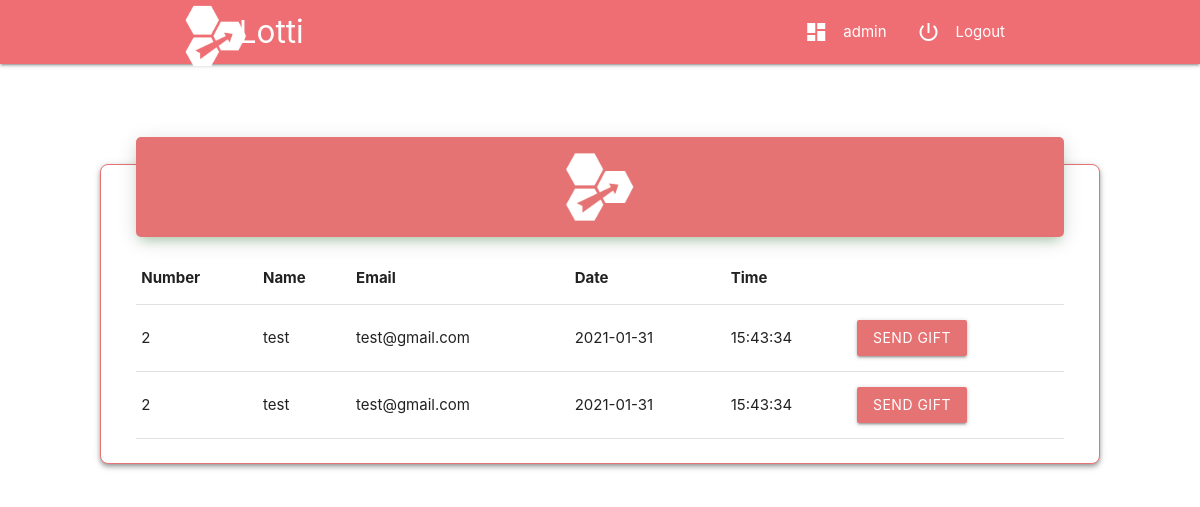
Page /winning_list.php (signed in) on the committed database.
### tables this page shows
CREATE TABLE `winlist` (
  `id` int(255) NOT NULL,
  `win_number` int(255) NOT NULL,
  `win_username` varchar(255) NOT NULL,
  `win_user_email` varchar(255) NOT NULL,
  `date` date NOT NULL,
  `time` time NOT NULL
);

### winning_list.php (the view, shortened to what this page needs)
<!DOCTYPE html>
<html lang="en">
<head>
    <?php
    include_once 'partial/head.php';
    ?>
</head>
<body>
    <?php
    $check = 0;
    include_once 'partial/header.php';
    if (isset($_SESSION['username'])) {
        $user = $_SESSION['username'];
        $check = 0;
    } elseif ($_SESSION['admin_username']) {
        $check = 1;
    }
    ?>
    <div class="row main_row">
        <div class="card z-depth-2 cards " style="border-radius: 8px; border: 1px solid #e57373;">
            <div class="card-content ">
                <div class="row" style="margin-bottom: 0px;">
                    <div class="col s12 m12 l12 " style=" margin-top: -4em;">
                        <div class="card" style="  background-color: #e57373; padding: 10px;   box-shadow: 0 4px 20px 0px rgba(0, 0, 0, 0.14), 0 7px 10px -5px rgba(76, 175, 80, 0.4);    border-radius: 5px;">
                            <div class="card-image cneter-align">
                                <?php
                                if (isset($_SESSION['admin_username'])) {
                                ?>
                                    <p style="text-align: center;">
                                        <a> <img class="responsive-image" src="img/logo.png" style=" width: 100%; margin-bottom: 0px; height:10vh;  object-fit:contain;  "></a>
                                    </p>
                                <?php
                                } elseif (isset($_SESSION['username'])) {
                                ?>
                                    <p style="text-align: center;">
                                        <a href="user_dash.php"> <img class="responsive-image" src="img/logo.png" style=" width: 100%; margin-bottom: 0px; height:10vh;  object-fit:contain;  "></a>
                                    </p>
                                <?php
                                }
                                ?>
                            </div>
                        </div>
                    </div>
                    <div class="col s12 m12 l12 ">
                        <table class="responsive-table highlight ">
                            <thead>
                                <tr>
                                    <th>Number</th>
                                    <th>Name</th>
                                    <th>Email</th>
                                    <th>Date</th>
                                    <th>Time</th>
                                </tr>
                            </thead>
                            <tbody>
                                <?php
                                $sql = "SELECT * FROM winlist order by id desc;";
                                $result = mysqli_query($con, $sql);
                                $resultch = mysqli_num_rows($result);
                                if ($resultch < 1) {
                                } else {
                                    while ($row = mysqli_fetch_assoc($result)) {
                                        $winner_email = $row['win_user_email'];
                                ?>
                                        <tr>
                                            <td><?php echo  $row['win_number']; ?></td>
                                            <td><?php echo  $row['win_username']; ?></td>
                                            <td><?php echo  $row['win_user_email']; ?></td>
                                            <td><?php echo  $row['date']; ?></td>
                                            <td><?php echo  $row['time']; ?></td>
                                            <?php
                                            if ($check == 1) {
                                            ?>
                                                <td><a class="waves-effect waves-light btn modal-trigger" style="background-color: #e57373;" href="#<?php echo $winner_email; ?>">Send Gift</a></td>
                                            <?php
                                            }
                                            ?>
                                        </tr>
                                <?php
                                    }
                                }
                                ?>
                            </tbody>
                        </table>
                    </div>
                </div>
            </div>
        </div>
    </div>
</body>
</html>

### winning_list.php (style rules this page uses)
.main_row { margin: 100px; }

### rows in the picture
winlist: win_number "2", win_username "test", win_user_email "test@gmail.com", date "2021-01-31", time "15:43:34"
winlist: win_number "2", win_username "test", win_user_email "test@gmail.com", date "2021-01-31", time "15:43:34"

### other values in the picture
$_SESSION['admin_username'] "admin"
